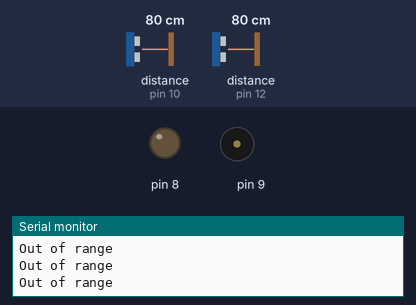
This sketch was run on a simulated Arduino Uno, built with avr-gcc and run on an emulated ATmega328P. Shown: output pins drawn as LEDs (lit = HIGH), buzzer (waves = sounding), the last lines printed to the serial monitor. Wiring (inferred from the names in the program): 2 × ultrasonic range finder: trigger pin 11, echo pin 10 / trigger pin 13, echo pin 12. The test bench sets the inputs (shaded band); at power-on: distance to the obstacle (sensors on pin 10, pin 12) 80 cm. The echo pulse lasts 58.3 µs per cm; pins used as bus, display or sensor lines are not drawn.

Above: at 1.3 s.
1.4 s: distance to the obstacle (sensor on pin 10) set to 23 cm
2.9 s: distance to the obstacle (sensor on pin 10) set to 19 cm
At 5.8 s:
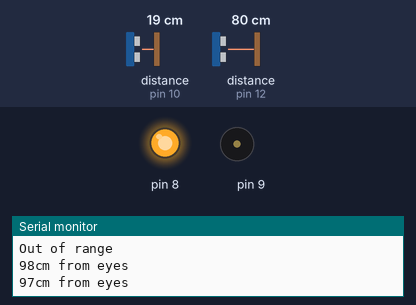
5.9 s: distance to the obstacle (sensor on pin 10) set to 35 cm
At 6.5 s:
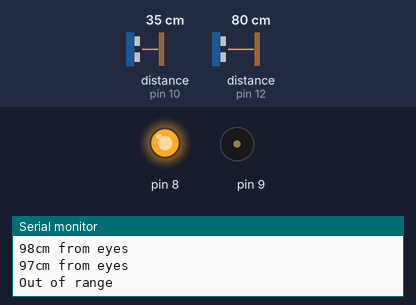
7.4 s: distance to the obstacle (sensor on pin 10) set to 2 cm
At 8.1 s:
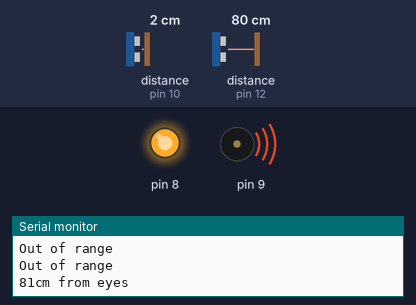
Timing chart, 0 to 11.4 s (numbered marks = the images above; inputs shaded):
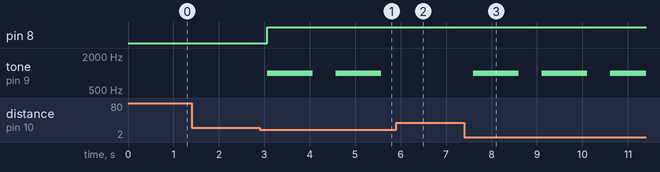

The sketch:

sketch_jul26a.ino
```cpp
#define tripin1 13
#define echopin1 12
#define tripin2  11
#define echopin2  10
void setup()
{
  Serial.begin(9600);
  pinMode(tripin1,OUTPUT);
  pinMode(echopin1,INPUT);
  pinMode(tripin2,OUTPUT);
  pinMode(echopin2,INPUT);
  pinMode(8,OUTPUT);
}
void loop()
{
  long distance1,duration1,distance2,duration2;
  digitalWrite(tripin1, LOW);
  delayMicroseconds(2);
  digitalWrite(tripin1, HIGH);
  delayMicroseconds(10);
  digitalWrite(tripin1, LOW);
  duration1 = pulseIn(echopin1, HIGH);
  distance1 = (duration1/2) / 29.1;

  digitalWrite(tripin2, LOW);
  delayMicroseconds(2);
  digitalWrite(tripin2, HIGH);
  delayMicroseconds(10);
  digitalWrite(tripin2, LOW);
  duration2 = pulseIn(echopin2, HIGH);
  distance2 = (duration2/2) / 29.1;
  int total= distance1+distance2;
  if (total >= 100 || total <= 0){
    Serial.println("Out of range");
  }
  else {
    Serial.println(String(total)+"cm from eyes \t");
    tone(9, 1000, 1000);
    digitalWrite(8,HIGH);
    delay(1000);
  }
  delay(500);
}
```

Measured:
- the behaviour switches between 21 and 20 cm on distance to the obstacle (sensor on pin 10) (found by bisection; images 0 and 1)
- after the input at 2.9 s, pin 8: LOW → HIGH after 0.16 s; tone on pin 9: alternates 1000 Hz for 1.0 s and silent for 0.51 s, starting after 0.16 s
- after the input at 5.9 s, tone on pin 9: stays silent (without the input it goes to 1000 Hz after 0.18 s)
- after the input at 7.4 s, tone on pin 9: alternates 1000 Hz for 1.0 s and silent for 0.51 s, starting after 0.20 s
